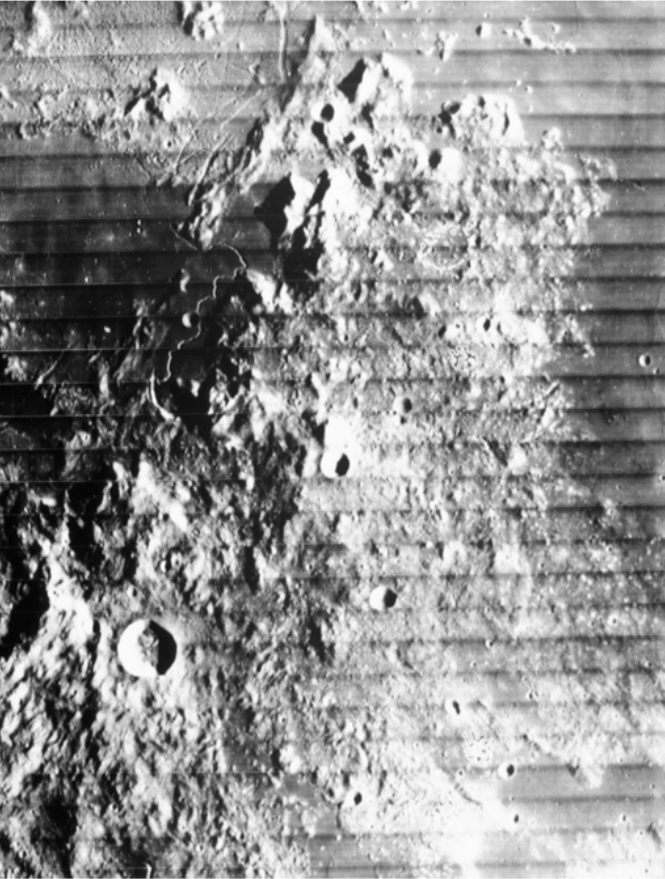
%> input picture 11_Fourier/lunar.bmp, 665 x 879 px
$ octave zad3.m   (GNU Octave 9; MATLAB toolbox functions it lacks are replaced by stand-ins)
%> lines starting %> are read from the running program, lines starting %| are printed output that depends on the picture
clearvars;
close all;
clc;

%%

Img = imread('lunar.bmp');
%> Img is the input picture: size 879x665 uint8; min 0, max 255, mean 146.3

Img_fft2 = fft(Img);
Img_fftshift = fftshift(Img_fft2);

A = abs(Img_fftshift);
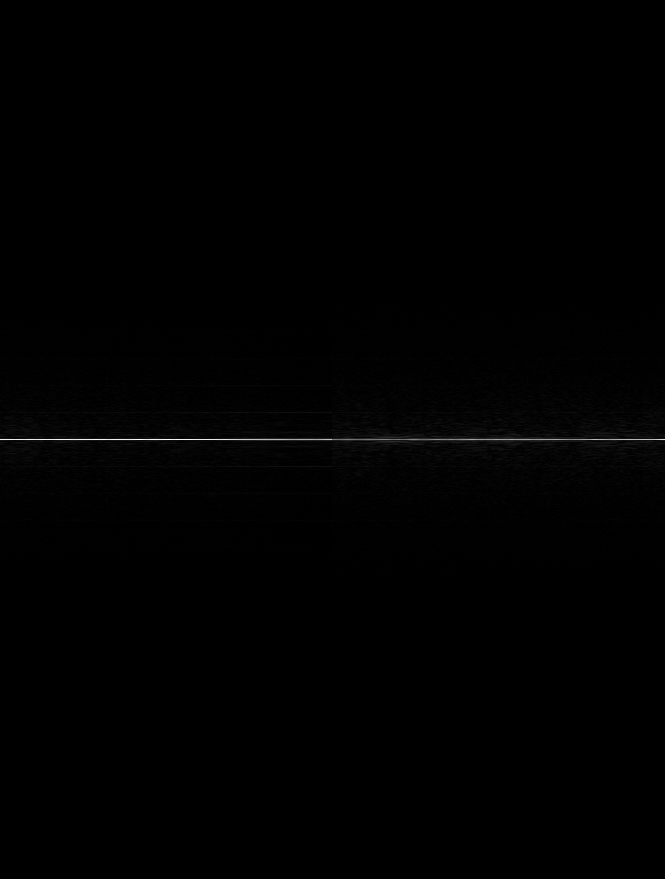
%> A: size 879x665 double; min 0.00988, max 178122, mean 753.2; drawn with min black and max white
ampl = log10(A + 1);
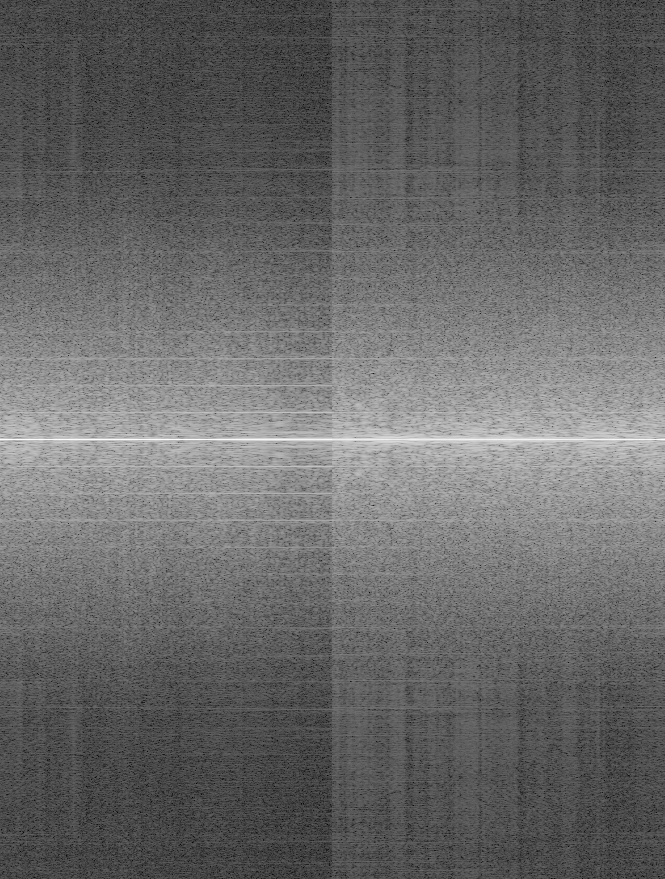
%> ampl: size 879x665 double; min 0.00427, max 5.25, mean 2.16; drawn with min black and max white
phase = angle(Img_fftshift.*(A>0.01));
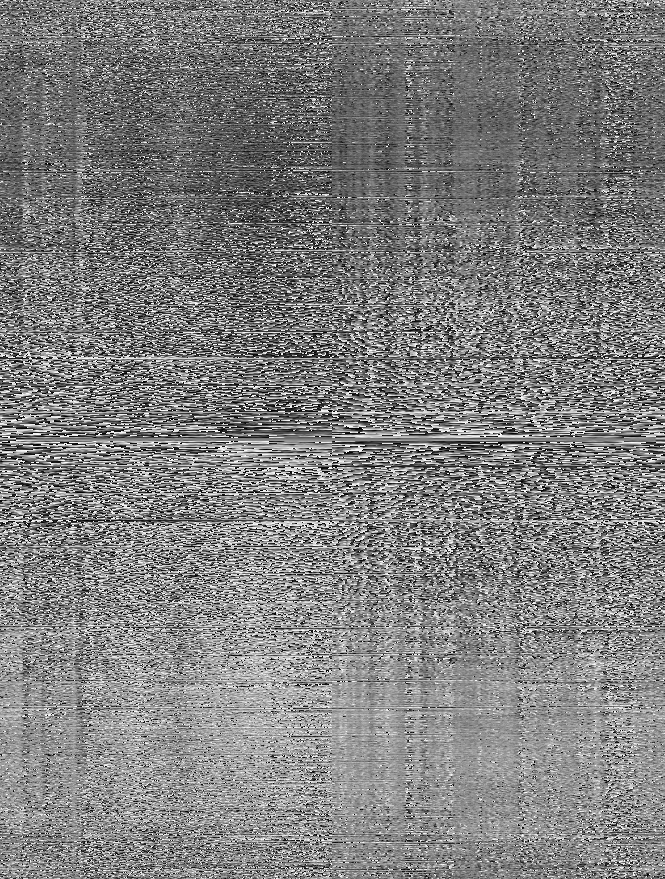
%> phase: size 879x665 double; min -3.14, max 3.14, mean -1.67e-17; drawn with min black and max white

figure(1);
subplot(1, 4, 1);
imshow(Img, []);
title('original');

subplot(1, 4, 2);
imshow(Img_fftshift);
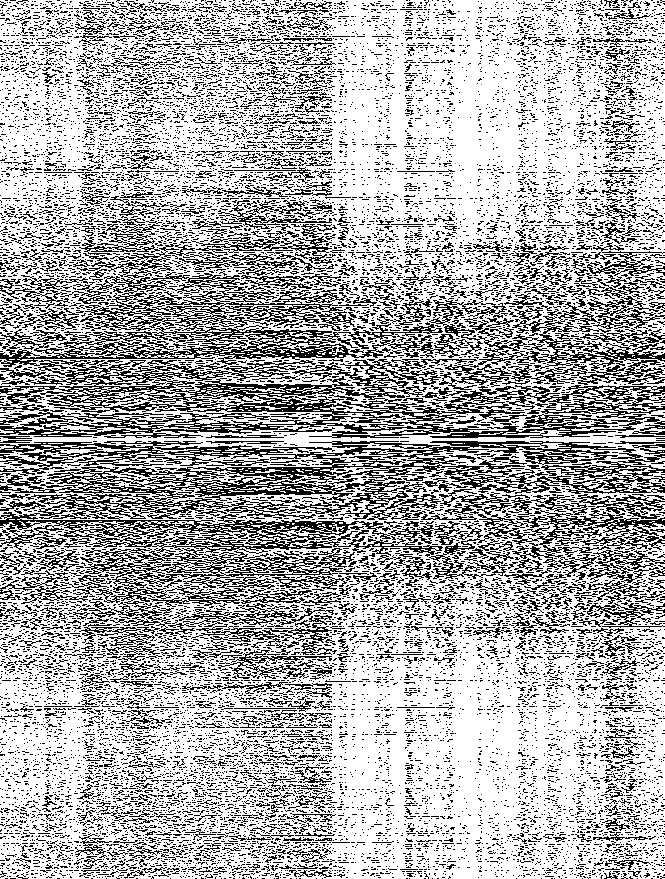
%> displayed picture: size 879x665, on the screen's scale of 0 to 255; min 0, max 255, mean 176.5
title('fftshift');

subplot(1, 4, 3);
imshow(ampl, []);
title('amplitude');

subplot(1, 4, 4);
imshow(phase, []);
title('phase');

%%

Img_fft2 = fftshift(fft(Img));
Fft2abs = log10(abs(Img_fft2)+1);
Img_fft2(Fft2abs < 0.01) = 0;
Img_fft2(Fft2abs > 50) = 0;

figure;

subplot(1, 2, 1);
imshow(Img);
title('original');

subplot(1, 2, 2);
imshow(fftshift(ifft(Img_fft2)), []);
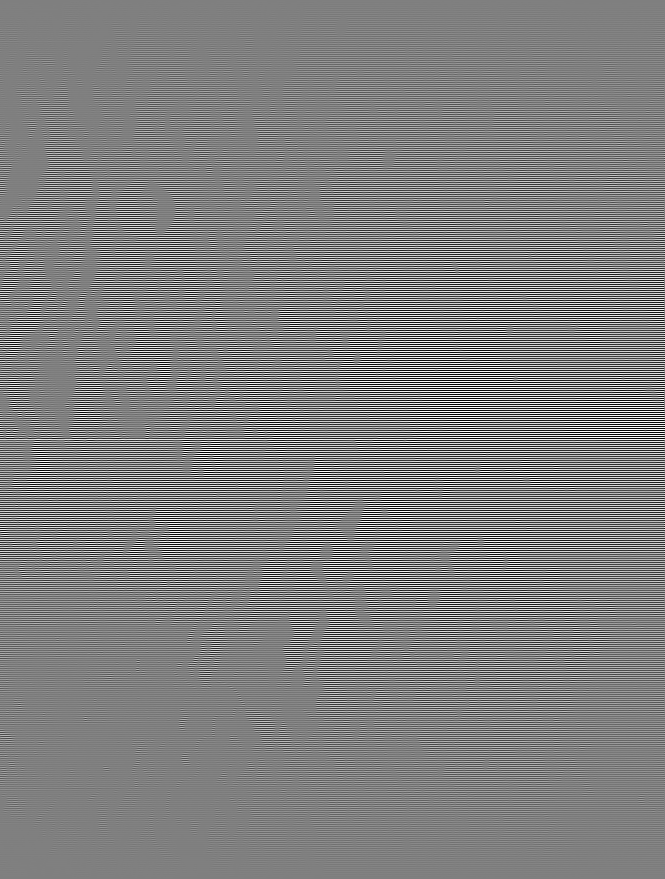
%> displayed picture: size 879x665, on the screen's scale of 0 to 255; min 0, max 255, mean 127.3
title('filtered');
